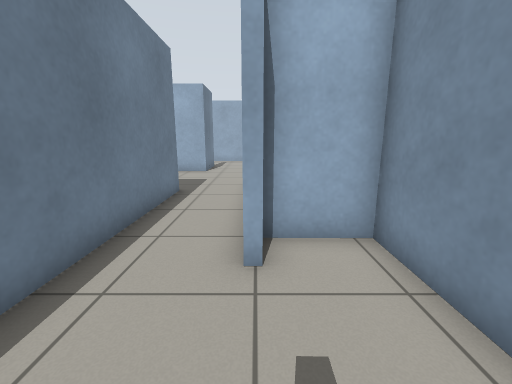
view 1 (above)

21 first-person views from a walk through a world built for the Gazebo simulator. The camera is 1 m above the floor, tilts 12° down and sees 90° across. The lines on the ground mark 1 m squares. The floor is counted in squares, 0.5 m on a side. Each view is taken from the middle of a square. On the plan, view 1 faces up. The plan holds only what a view shows up to about 16 squares ahead; the rest is blank. The place goes on beyond the plan. Some stock models are drawn as simple stand-ins.

view 2
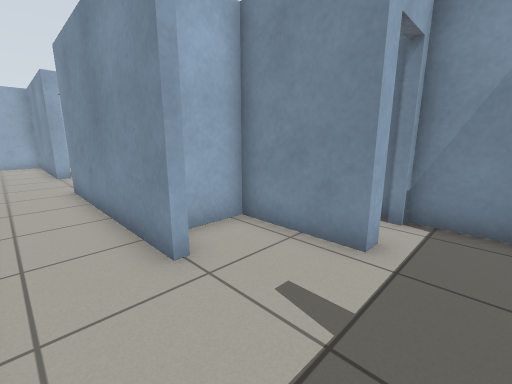

view 3
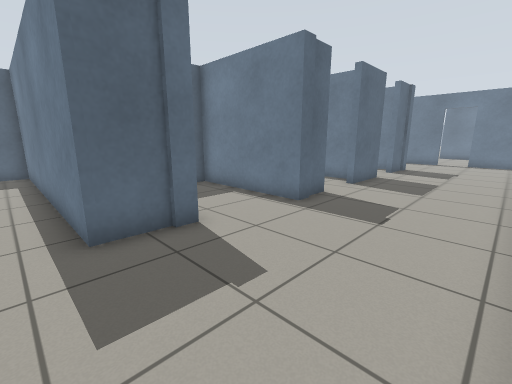

view 4
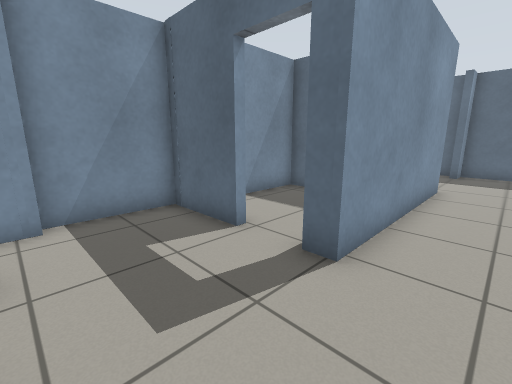

view 5
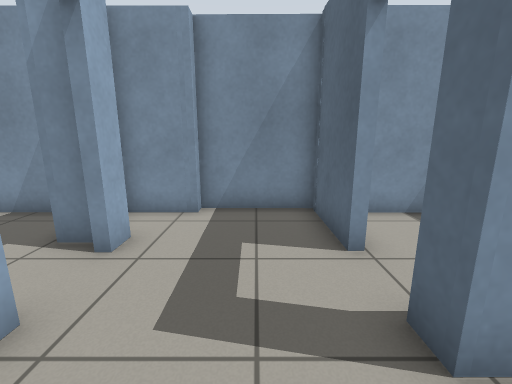

view 6
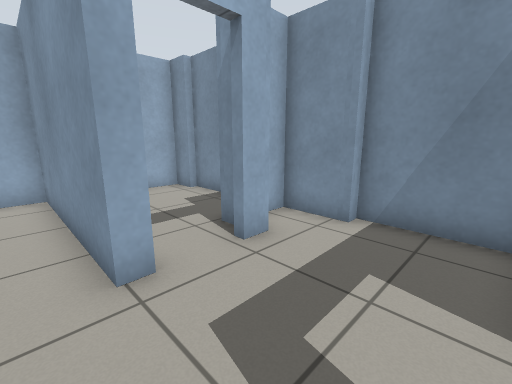

view 7
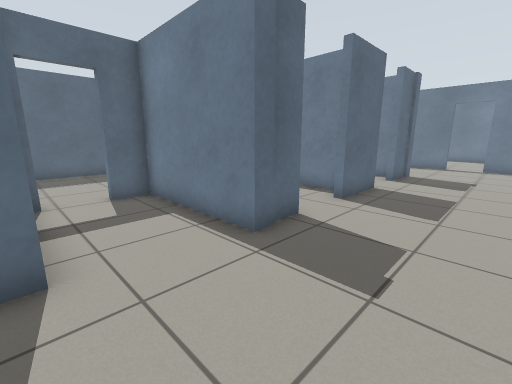

view 8
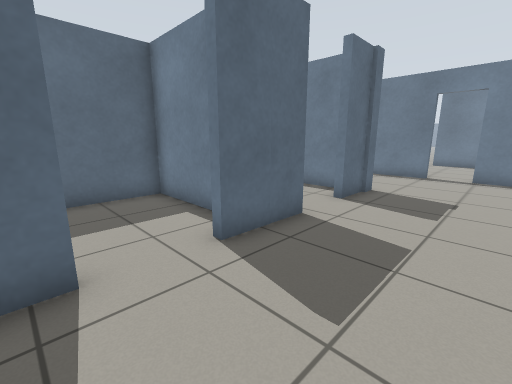

view 9
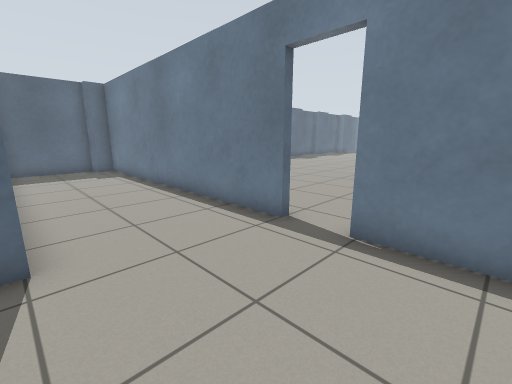

view 10
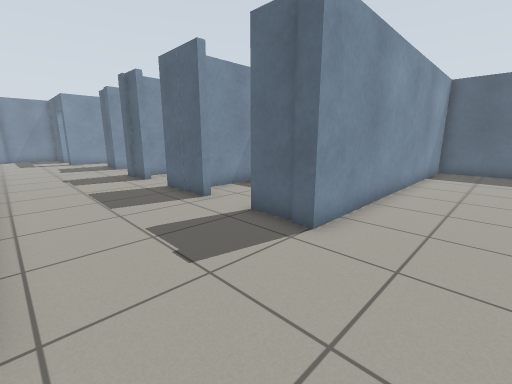

view 11
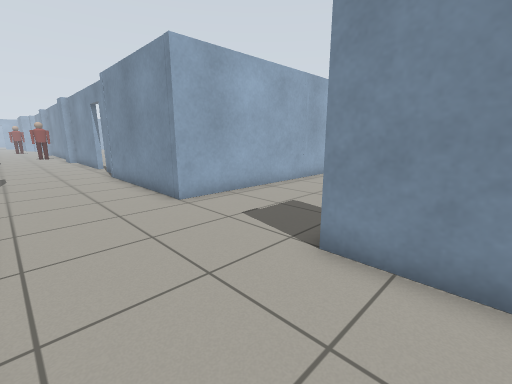

view 12
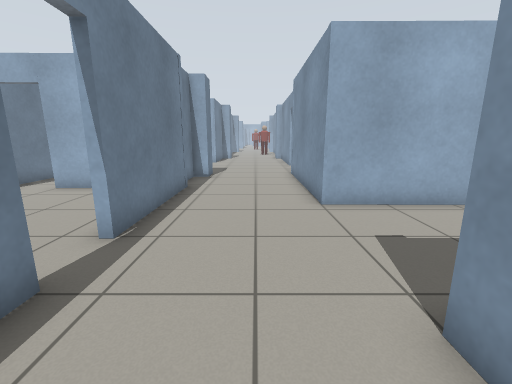

view 13
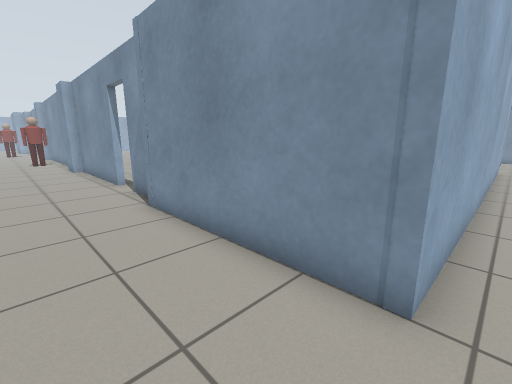

view 14
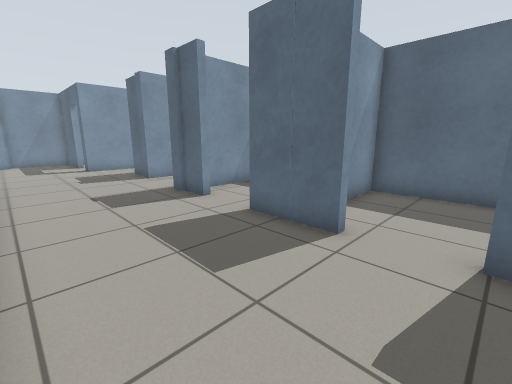

view 15
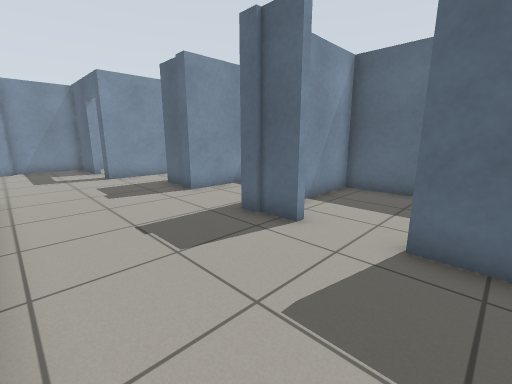

view 16
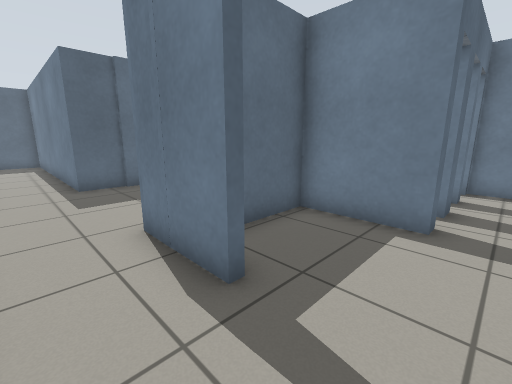

view 17
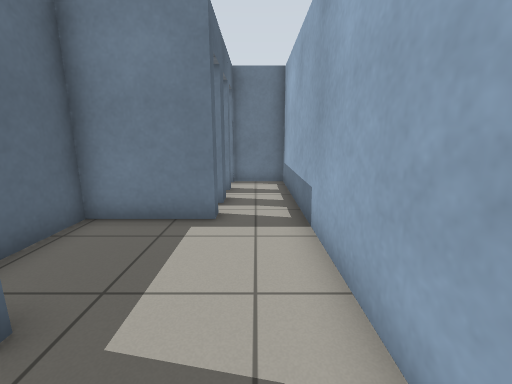

view 18
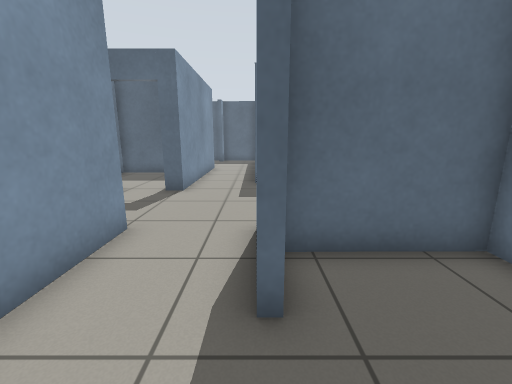

view 19
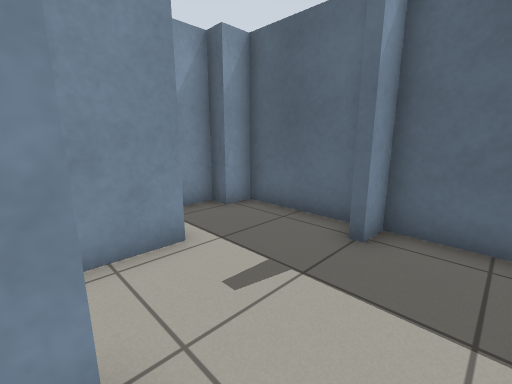

view 20
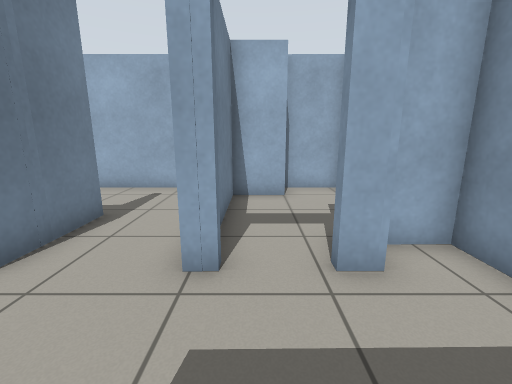

view 21
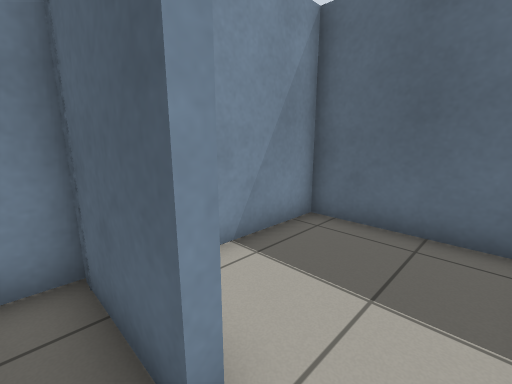

### Floor plan
Points are (right, up) in squares from view 1. A wall is a line through its corners. A room is listed if a view was taken in it or the views show most of it. See-through windows are left out.
Room 1 (views 1, 2, 3, 4, 5, 6, 7, 8, 19, 20, 21)
walls: (-5.3, 9.7) (-3, 9.7) (-2.9, -1.7) (-0.2, -1.7) (-0.2, -0.8) (0.2, -0.8); (-5.2, 7.1) (-5.2, 10.1) (-4.5, 10.1); (2.2, 11.3) (5.1, 11.4); (-3, 15.6) (-10.4, 15.6); (0.5, 15.6) (-0.2, 15.6); (-0.2, 3.6) (-0.2, 11.3) (0.6, 11.3); (-8.7, 10.4) (-8.7, 5.1) (-7.4, 5.1); (5.1, 11.3) (5.2, 14.6); (3, 15.6) (2.1, 15.6); (4.7, 14.6) (4.7, 16.6) (3.5, 16.6); (-10.5, 10.1) (-8.7, 10.1)
ways out: opening at (-9.5, 12.5) to room 2; opening at (-1.5, 15) to room 3; open door at (1.5, 16) to room 5; open door at (1.5, 11) to room 6; opening at (0, 1.5) to room 7; open door at (-6.5, 5)
Room 2 (views 9, 10, 11, 12, 13, 14, 15)
walls: (-24.9, 18.5) (-24.9, 12.9); (-25.2, 21.2) (-25.2, 20); (-24.5, 22.6) (-24.4, 21.2); (-19.6, 23.6) (-19.6, 25); (-24.9, 11.1) (-24.9, -2.1) (-23.9, -2.1) (-23.9, -2.6) (-20, -2.6) (-20.1, 10.2) (-17.9, 10.2); (-15.7, 10.2) (-12.8, 10.1); (-19.6, 26.6) (-19.6, 32.9); (-10.4, 15.6) (-20.1, 15.6) (-20.1, 22.6); (-20.1, 32.9) (-20.1, 34.6)
ways out: opening at (-9.5, 12.5) to room 1; opening at (-11.5, 10) to room 4; opening at (-16.5, 10); open door at (-25, 11.5); open door at (-19.3, 25.7)
Room 3 (views 16, 17, 18)
walls: (-3, 18.5) (-3, 15.6); (-7.7, 20) (-7.1, 20) (-7.1, 16.7) (-3.5, 16.8); (-0.2, 15.6) (-0.2, 22.3) (-12.8, 22.3) (-12.8, 19.9); (-9.6, 20) (-8.7, 20); (-11.3, 20) (-10.7, 20)
ways out: opening at (-1.5, 15) to room 1; open door at (-12, 20); open door at (-10, 20); open door at (-8, 20)
Room 4 (no view inside)
walls: (-10.6, 5.1) (-9.3, 5.1) (-9.3, 9.4); (-14, 9.4) (-14, 5.1) (-13.4, 5.1); (-12.8, 10.1) (-12.8, 9.8)
ways out: opening at (-11.5, 10) to room 2
Room 5 (no view inside)
walls: (2.1, 20.9) (0.2, 20.9) (0.2, 17.5); (4.7, 18.5) (4.7, 21.2) (4.4, 21.2) (4.4, 22.3) (2.1, 22.3); (2.7, 16.1) (2.7, 16.9)
ways out: open door at (1.5, 16) to room 1
Room 6 (no view inside)
walls: (0.7, 6.2) (4.7, 6.2) (4.7, 10.5)
ways out: open door at (1.5, 11) to room 1
Room 7 (no view inside)
walls: (3, 1.6) (2.4, 1.6) (2.4, 4.9) (0.1, 4.9); (0.2, -1.8) (4, -1.8) (4, -0.8) (4.7, -0.8) (4.7, 2.2)
ways out: opening at (0, 1.5) to room 1; open door at (3.5, 2)

Positions as (right, up) in squares from view 1, and headings:
1: (0, 0), facing up
2: (-2, 0), facing up-right
3: (-2, 15), facing down-left
4: (-2, 15), facing down-right
5: (-2, 13), facing right
6: (-1, 12), facing up-right
7: (-5, 14), facing down-left
8: (-10, 14), facing down-left
9: (-20, 15), facing down-left
10: (-23, 15), facing down-right
11: (-24, 8), facing up-right
12: (-22, 8), facing up
13: (-23, 15), facing up-right
14: (-18, 15), facing down-right
15: (-14, 15), facing down-right
16: (-1, 21), facing down-left
17: (-1, 21), facing left
18: (-3, 21), facing down
19: (-2, 4), facing down-right
20: (1, 12), facing up
21: (1, 12), facing down-right
